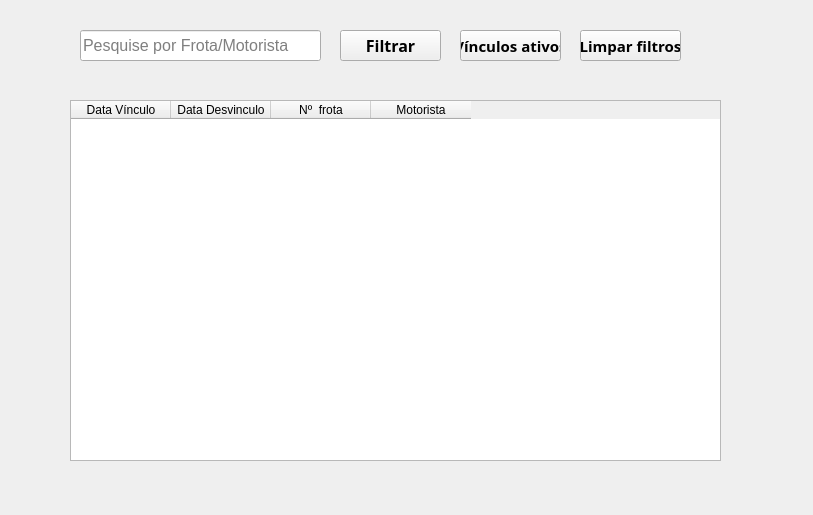
<?xml version="1.0" encoding="UTF-8"?>
<ui version="4.0">
 <class>MainWindow</class>
 <widget class="QMainWindow" name="MainWindow">
  <property name="geometry">
   <rect>
    <x>0</x>
    <y>0</y>
    <width>813</width>
    <height>515</height>
   </rect>
  </property>
  <property name="windowTitle">
   <string>Vínculo Motorista</string>
  </property>
  <widget class="QWidget" name="centralwidget">
   <widget class="QTableWidget" name="tabelaConsulta">
    <property name="geometry">
     <rect>
      <x>70</x>
      <y>100</y>
      <width>651</width>
      <height>361</height>
     </rect>
    </property>
    <property name="sizeAdjustPolicy">
     <enum>QAbstractScrollArea::AdjustToContentsOnFirstShow</enum>
    </property>
    <column>
     <property name="text">
      <string>Data Vínculo</string>
     </property>
    </column>
    <column>
     <property name="text">
      <string>Data Desvinculo</string>
     </property>
    </column>
    <column>
     <property name="text">
      <string>Nº  frota</string>
     </property>
    </column>
    <column>
     <property name="text">
      <string>Motorista</string>
     </property>
    </column>
   </widget>
   <widget class="QLineEdit" name="textofiltro">
    <property name="geometry">
     <rect>
      <x>80</x>
      <y>30</y>
      <width>241</width>
      <height>31</height>
     </rect>
    </property>
    <property name="font">
     <font>
      <pointsize>12</pointsize>
     </font>
    </property>
    <property name="placeholderText">
     <string>Pesquise por Frota/Motorista</string>
    </property>
   </widget>
   <widget class="QLabel" name="label_2">
    <property name="geometry">
     <rect>
      <x>-240</x>
      <y>-60</y>
      <width>1151</width>
      <height>721</height>
     </rect>
    </property>
    <property name="text">
     <string/>
    </property>
    <property name="pixmap">
     <pixmap>../Images/77.png</pixmap>
    </property>
   </widget>
   <widget class="QPushButton" name="botaofiltrar">
    <property name="geometry">
     <rect>
      <x>340</x>
      <y>30</y>
      <width>101</width>
      <height>31</height>
     </rect>
    </property>
    <property name="font">
     <font>
      <family>Sitka</family>
      <pointsize>12</pointsize>
      <weight>75</weight>
      <bold>true</bold>
     </font>
    </property>
    <property name="text">
     <string>Filtrar</string>
    </property>
   </widget>
   <widget class="QPushButton" name="limparfiltro">
    <property name="geometry">
     <rect>
      <x>580</x>
      <y>30</y>
      <width>101</width>
      <height>31</height>
     </rect>
    </property>
    <property name="font">
     <font>
      <family>Sitka</family>
      <pointsize>11</pointsize>
      <weight>75</weight>
      <bold>true</bold>
     </font>
    </property>
    <property name="text">
     <string>Limpar filtros</string>
    </property>
   </widget>
   <widget class="QPushButton" name="botaoFiltrarVinculosAtivos">
    <property name="geometry">
     <rect>
      <x>460</x>
      <y>30</y>
      <width>101</width>
      <height>31</height>
     </rect>
    </property>
    <property name="font">
     <font>
      <family>Sitka</family>
      <pointsize>11</pointsize>
      <weight>75</weight>
      <bold>true</bold>
     </font>
    </property>
    <property name="text">
     <string>Vínculos ativos</string>
    </property>
   </widget>
   <widget class="QPushButton" name="VoltarMenu">
    <property name="geometry">
     <rect>
      <x>10</x>
      <y>20</y>
      <width>51</width>
      <height>41</height>
     </rect>
    </property>
    <property name="styleSheet">
     <string notr="true">background-color: transparent;
    border: none;
    color: white;</string>
    </property>
    <property name="text">
     <string/>
    </property>
   </widget>
   <widget class="QLabel" name="label_3">
    <property name="geometry">
     <rect>
      <x>20</x>
      <y>20</y>
      <width>31</width>
      <height>31</height>
     </rect>
    </property>
    <property name="text">
     <string/>
    </property>
    <property name="pixmap">
     <pixmap>../Images/fast_backward_double_chevron_back_previous_left_icon_258776.png</pixmap>
    </property>
   </widget>
   <zorder>label_2</zorder>
   <zorder>tabelaConsulta</zorder>
   <zorder>textofiltro</zorder>
   <zorder>botaofiltrar</zorder>
   <zorder>limparfiltro</zorder>
   <zorder>botaoFiltrarVinculosAtivos</zorder>
   <zorder>label_3</zorder>
   <zorder>VoltarMenu</zorder>
  </widget>
 </widget>
 <resources/>
 <connections/>
</ui>
